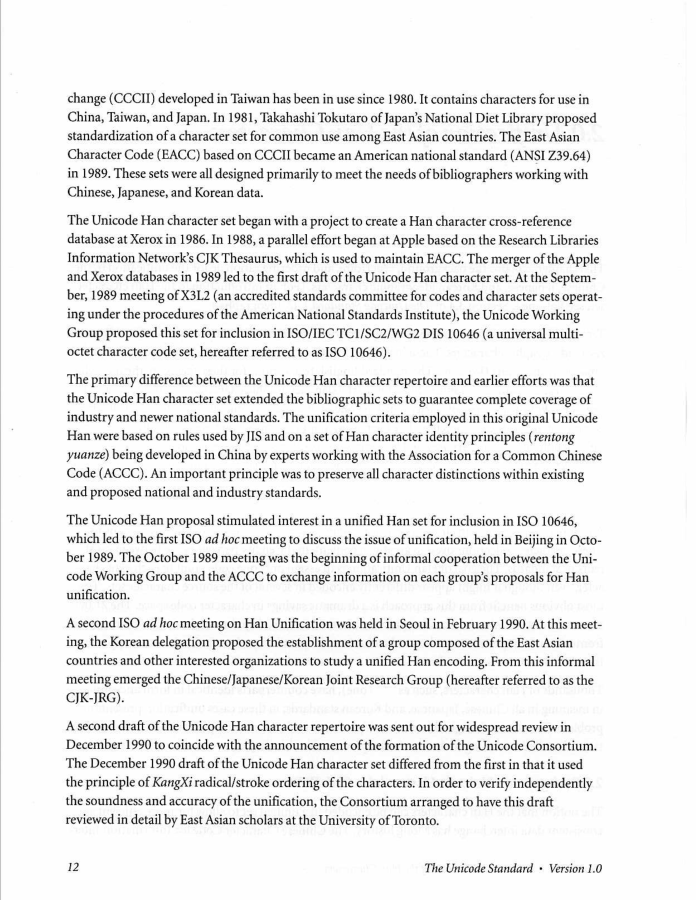
#> input picture episodes/unicode-1.0/art/p012.png, 2782 x 3600 px (shown at 1/4 size); its folder holds 4 pictures in this run
$ python package.py
#> lines starting #> are read from the running program, lines starting #| are printed output that depends on the picture
"""Make a portable reader with source scans and the same soundtrack used in all three cuts."""
from pathlib import Path
import base64,io,json,subprocess
from PIL import Image
p=Path(__file__).resolve().parent
root=p.parent
audio=p/'study.m4a'
subprocess.run(['ffmpeg','-v','error','-y','-i',str(root/'audio/long/open.mp3'),'-i',str(root/'audio/long/korea.mp3'),
 '-filter_complex','[0:a]adelay=530:all=1[a];[1:a]adelay=4080:all=1[b];[a][b]amix=inputs=2:normalize=0,apad=whole_dur=10[v]','-map','[v]','-t','10','-c:a','aac','-b:a','128k',str(audio)],check=True)
#> (this line was passed over: subprocess is not available in this run)
docs=json.loads((root/'facsimiles.json').read_text())
#> (reads episodes/unicode-1.0/facsimiles.json from the repository)
def uri(data,mime):return 'data:'+mime+';base64,'+base64.b64encode(data).decode()
data={}
for page in docs['pages']:
    im=Image.open(root/'art'/(page+'.png')).convert('L')
    if page!='p171':im.thumbnail((1900,2500))
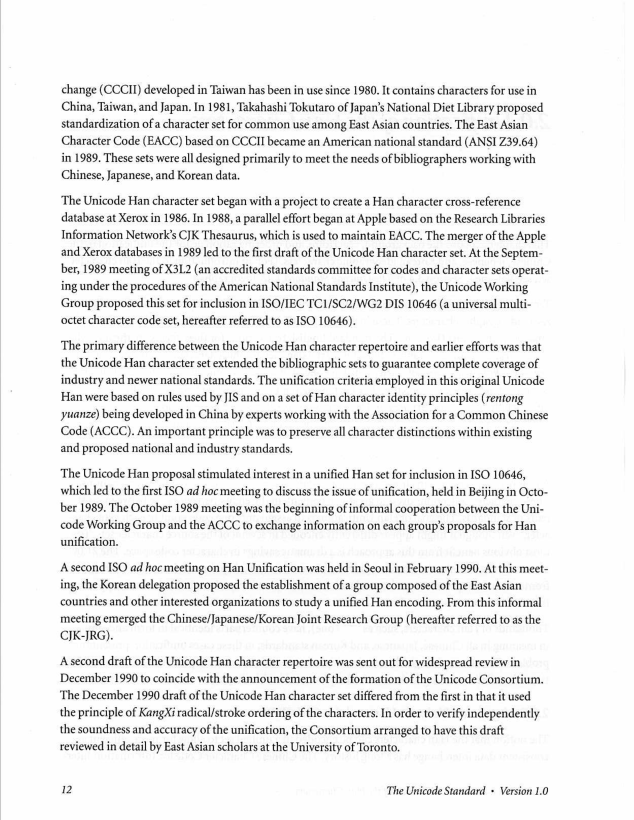
#> im: PIL image 1900x2459 L (shown at 1/3 size); min 0, max 255, mean 234.5
    out=io.BytesIO();im.save(out,format='WEBP',quality=87,method=4)
    data[page]=uri(out.getvalue(),'image/webp')
#> (the run stopped early here; a loop or call above may not have finished)
